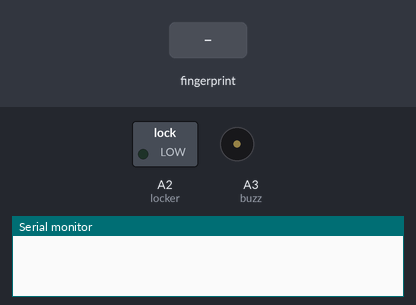
Bench run of a sketch on a simulated Arduino Uno, built with avr-gcc and run on an emulated ATmega328P. On the bench: switched loads named in the sketch (green lamp = pin HIGH), buzzer (waves = sounding, pin HIGH), the last lines printed to the serial monitor. The test bench sets the inputs (shaded band).

Above: at 3.2 s.
3.3 s: finger stored as number 1 placed on the sensor
At 4.0 s:
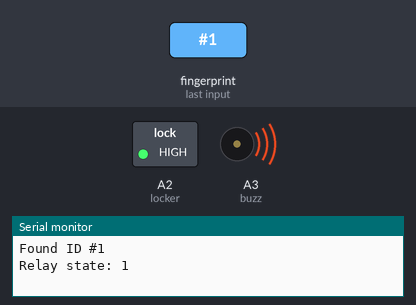
At 4.7 s:
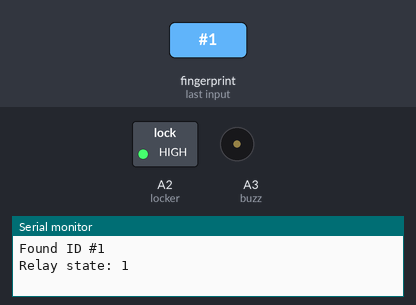
5.6 s: finger stored as number 1 placed on the sensor
At 6.3 s:
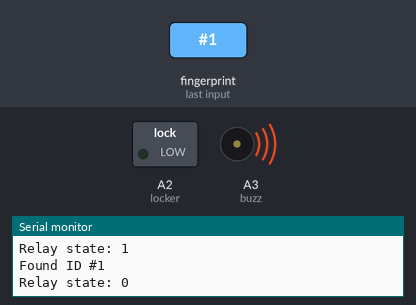
Timing chart, 0 to 8.6 s (numbered marks = the images above; inputs shaded):
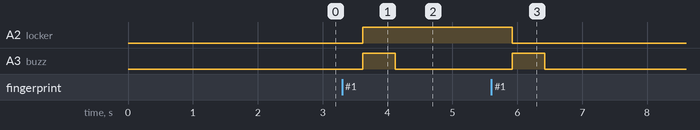

Measured:
- after the input at 3.3 s, A2 (locker): LOW → HIGH after 0.32 s; A3 (buzz): LOW → HIGH after 0.32 s, → LOW 0.50 s later
- after the input at 5.6 s, A2 (locker): HIGH → LOW after 0.32 s; A3 (buzz): LOW → HIGH after 0.32 s, → LOW 0.50 s later

The sketch:

doorLock.ino
```cpp
#include <Adafruit_Fingerprint.h>
#include <SoftwareSerial.h>

#define buzz   A3
#define locker A2

SoftwareSerial mySerial(2, 3);
Adafruit_Fingerprint finger = Adafruit_Fingerprint(&mySerial);

int id = 0;

void setup() {
  Serial.begin(9600);
  finger.begin(57600);

  pinMode(buzz, OUTPUT);
  pinMode(locker, OUTPUT);

  delay(1000);
}

void loop() {
  id = getFingerprintIDez();

  if(id >= 1 && id <= 4){
    digitalWrite(locker, !digitalRead(locker));
    Serial.println((String)"Relay state: " + digitalRead(locker));
    digitalWrite(buzz, 1);
    delay(500);
    digitalWrite(buzz, 0);
  }
}

int getFingerprintIDez() {
  uint8_t p = finger.getImage();
  if (p != FINGERPRINT_OK)  return -1;

  p = finger.image2Tz();
  if (p != FINGERPRINT_OK)  return -1;

  p = finger.fingerFastSearch();
  if (p != FINGERPRINT_OK)  return -1;

  // found a match!
  Serial.print("Found ID #"); Serial.println(finger.fingerID);
  return finger.fingerID;
}
```
